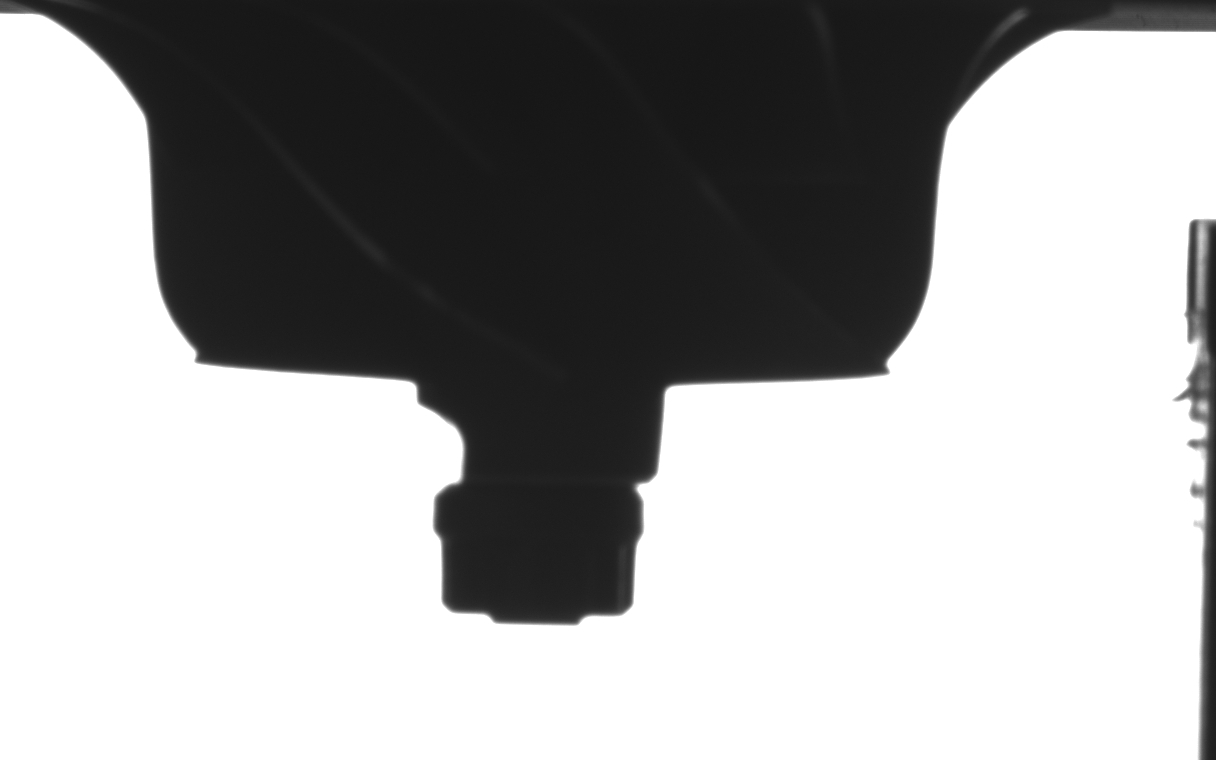
#> input picture test_data/healthy/1.jpg, 1216 x 760 px, found by its file name; its folder holds 4 pictures in this run
$ python train_model.py
#> lines starting #> are read from the running program, lines starting #| are printed output that depends on the picture; after the words box and inside, x2 and y2 are one past the last pixel; in counts of white or black regions, pixels touching at a corner belong together
import cv2
import numpy as np
import os
import joblib
from sklearn.ensemble import RandomForestClassifier
from sklearn.model_selection import train_test_split
from sklearn.metrics import classification_report

def extract_features(image_path):
#> called with image_path = 'data/healthy/1.jpg'
    img = cv2.imread(image_path, cv2.IMREAD_GRAYSCALE)
#> img is the input picture: shape (760, 1216); min 21, max 255, mean 164.9
    blurred = cv2.GaussianBlur(img, (5,5), 0)
    edges = cv2.Canny(blurred, 50, 150)
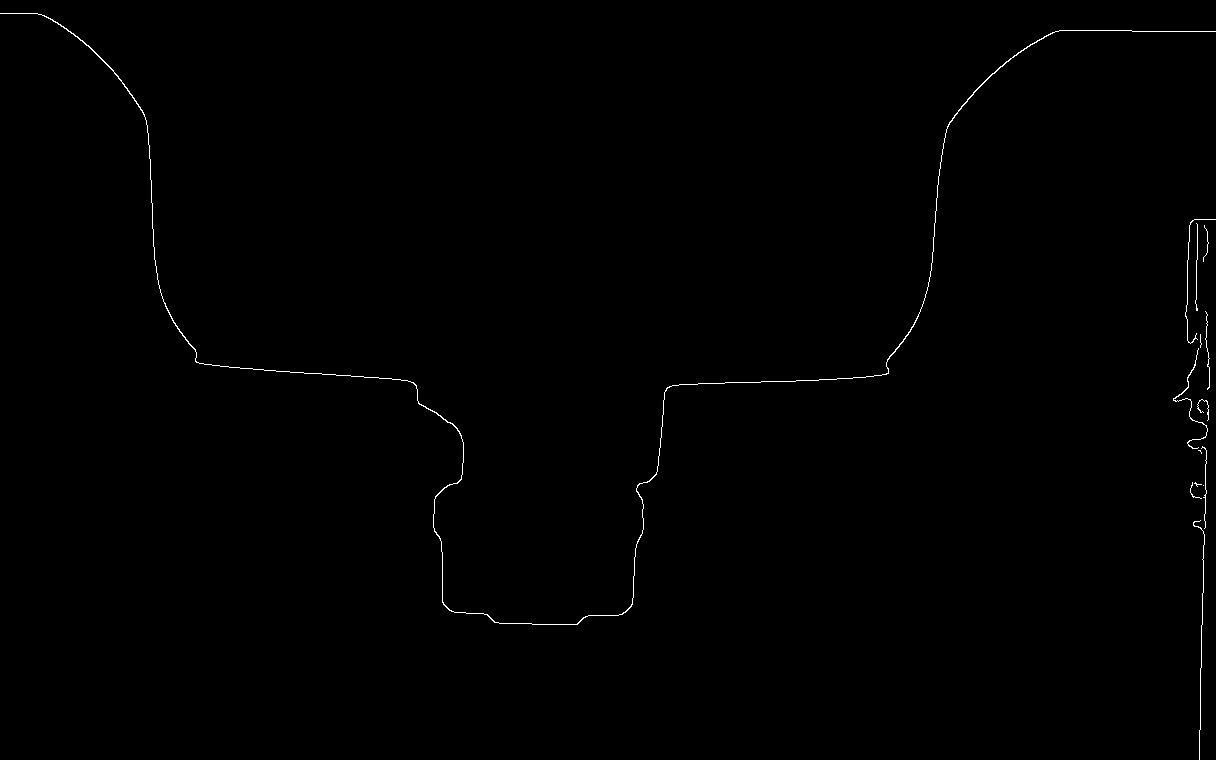
#> edges: shape (760, 1216); 0.37% white in thin lines or dots

    contours, _ = cv2.findContours(edges, cv2.RETR_EXTERNAL, cv2.CHAIN_APPROX_SIMPLE)
#> contours = 14 contours, 12 with area under 20; largest, box (x1, y1, x2, y2) and area: (0, 13, 1216, 625) 350, (1173, 348, 1208, 449) 36
    if not contours:
        return np.zeros(5)

    c = max(contours, key=cv2.contourArea)
#> c = contour of 1061 points, box (x1, y1, x2, y2) (0, 13, 1216, 625), area 350

    area = cv2.contourArea(c)
#> area = 350
    perimeter = cv2.arcLength(c, True)
#> perimeter = 4439
    hull = cv2.convexHull(c)
#> hull = contour of 17 points, box (x1, y1, x2, y2) (0, 13, 1216, 625), area 438194
    hull_area = cv2.contourArea(hull)
#> hull_area = 438194.5
    solidity = float(area) / hull_area if hull_area != 0 else 0
#> solidity = 0.000799
    approx = cv2.approxPolyDP(c, 0.01 * perimeter, True)
#> approx = contour of 18 points, box (x1, y1, x2, y2) (0, 13, 1216, 607), area 1029
    corners = len(approx)
#> corners = 18

    return [area, perimeter, solidity, corners, hull_area]


healthy_dir = 'data/healthy'
defect_dir = 'data/defect'

X, y = [], []

for filename in os.listdir(healthy_dir):
    features = extract_features(os.path.join(healthy_dir, filename))
    X.append(features)
    y.append(0)
#> pass 2 of the loop `for filename in os.listdir(healthy_dir):`:
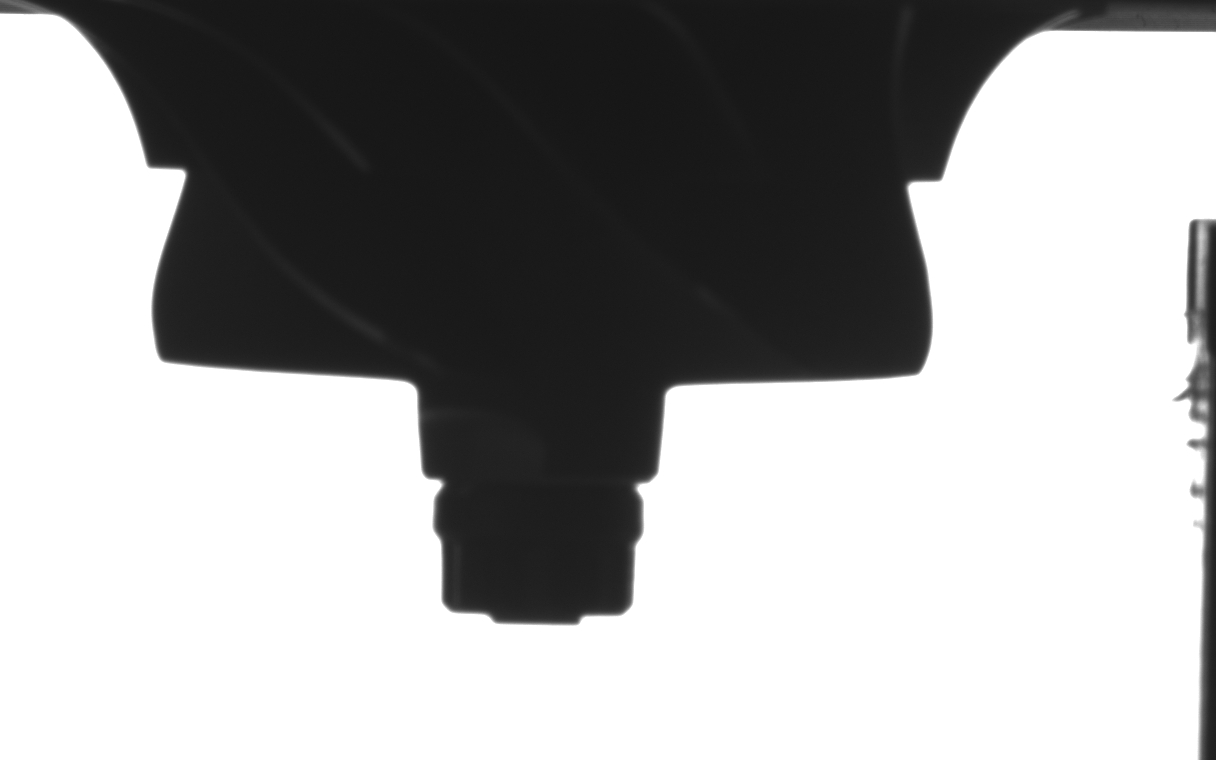
#> input picture test_data/healthy/10.jpg, 1216 x 760 px, found by its file name
#> in extract_features, img is the input picture: shape (760, 1216); min 21, max 255, mean 164
#> in extract_features (call 2), `edges = cv2.Canny(blurred, 50, 150)`:
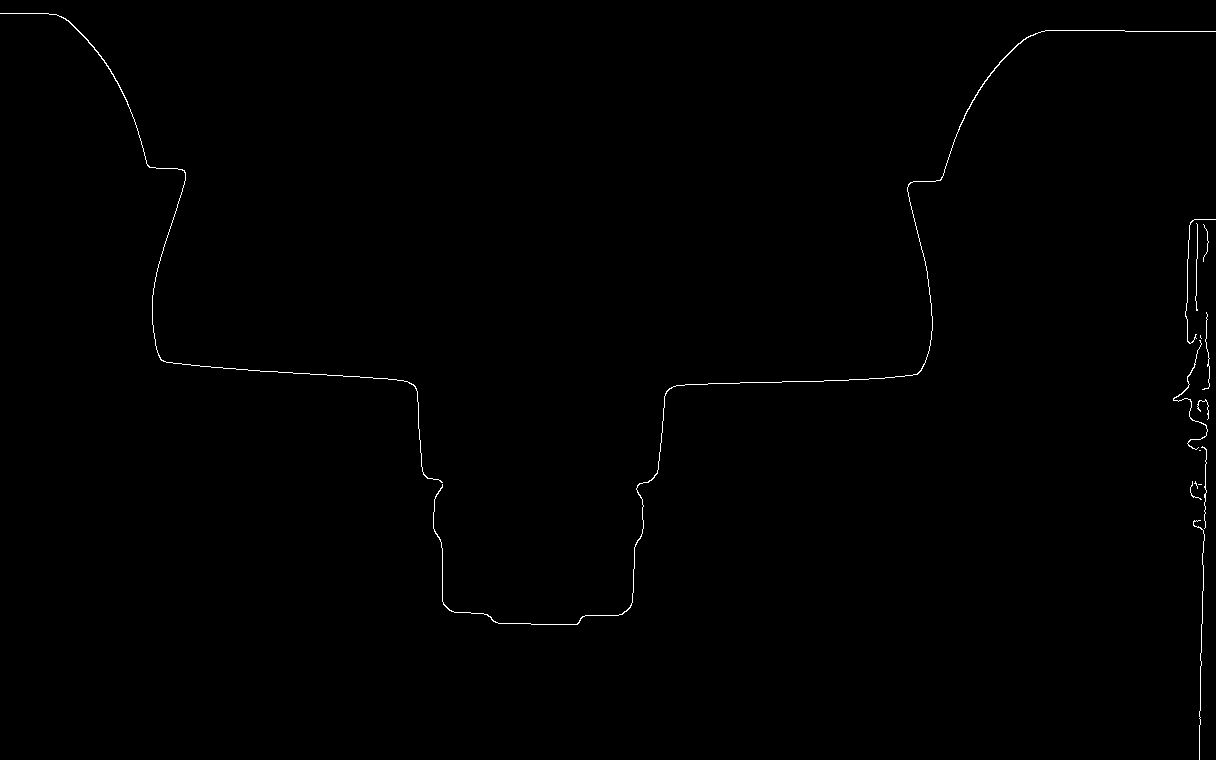
#> edges: shape (760, 1216); 0.37% white in thin lines or dots
#> contours = 15 contours, 12 with area under 20; largest, box (x1, y1, x2, y2) and area: (433, 30, 1216, 625) 152, (0, 13, 443, 483) 86, (1173, 340, 1208, 450) 38
#> c = contour of 694 points, box (x1, y1, x2, y2) (433, 30, 1216, 625), area 152
#> area = 151.5
#> perimeter = 2885.8
#> hull = contour of 27 points, box (x1, y1, x2, y2) (433, 30, 1216, 625), area 160639
#> hull_area = 160639
#> solidity = 0.000943
#> approx = contour of 14 points, box (x1, y1, x2, y2) (442, 31, 1216, 615), area 345
#> corners = 14
#> pass 3 of the loop `for filename in os.listdir(healthy_dir):`:
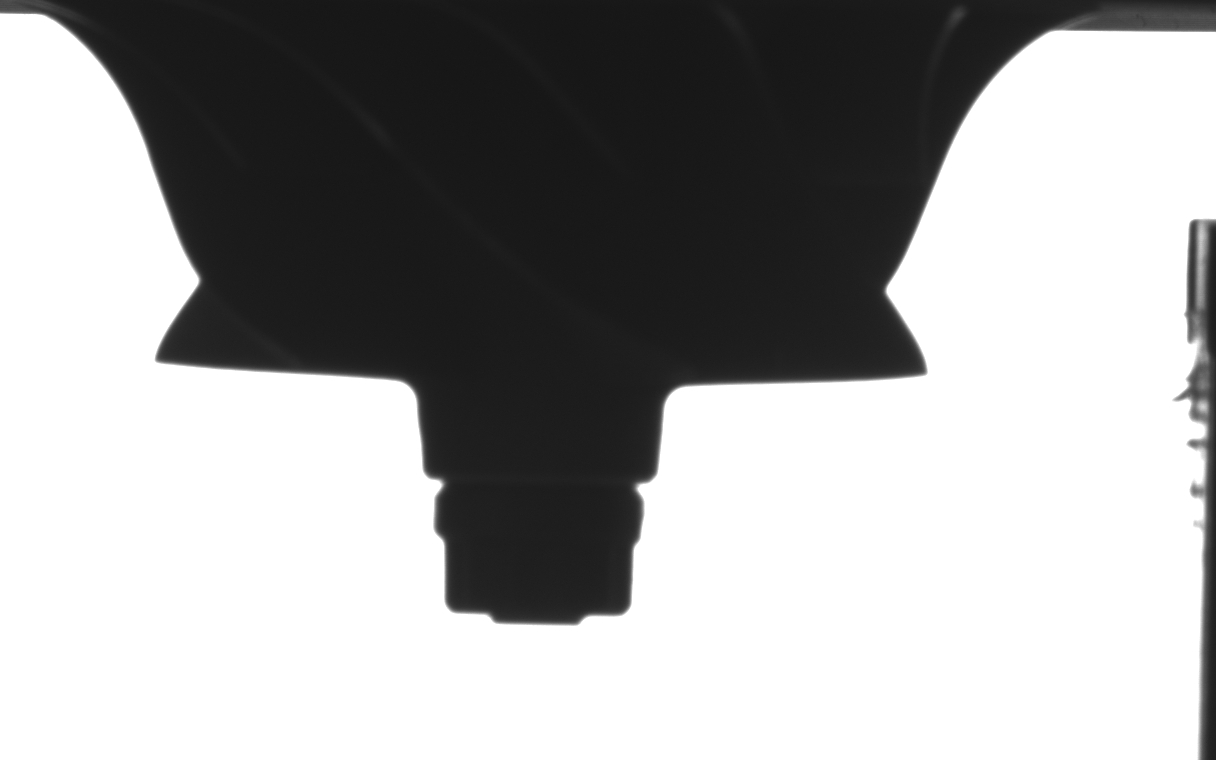
#> input picture test_data/healthy/11.jpg, 1216 x 760 px, found by its file name
#> in extract_features, img is the input picture: shape (760, 1216); min 21, max 255, mean 164.8
#> in extract_features (call 3), `edges = cv2.Canny(blurred, 50, 150)`:
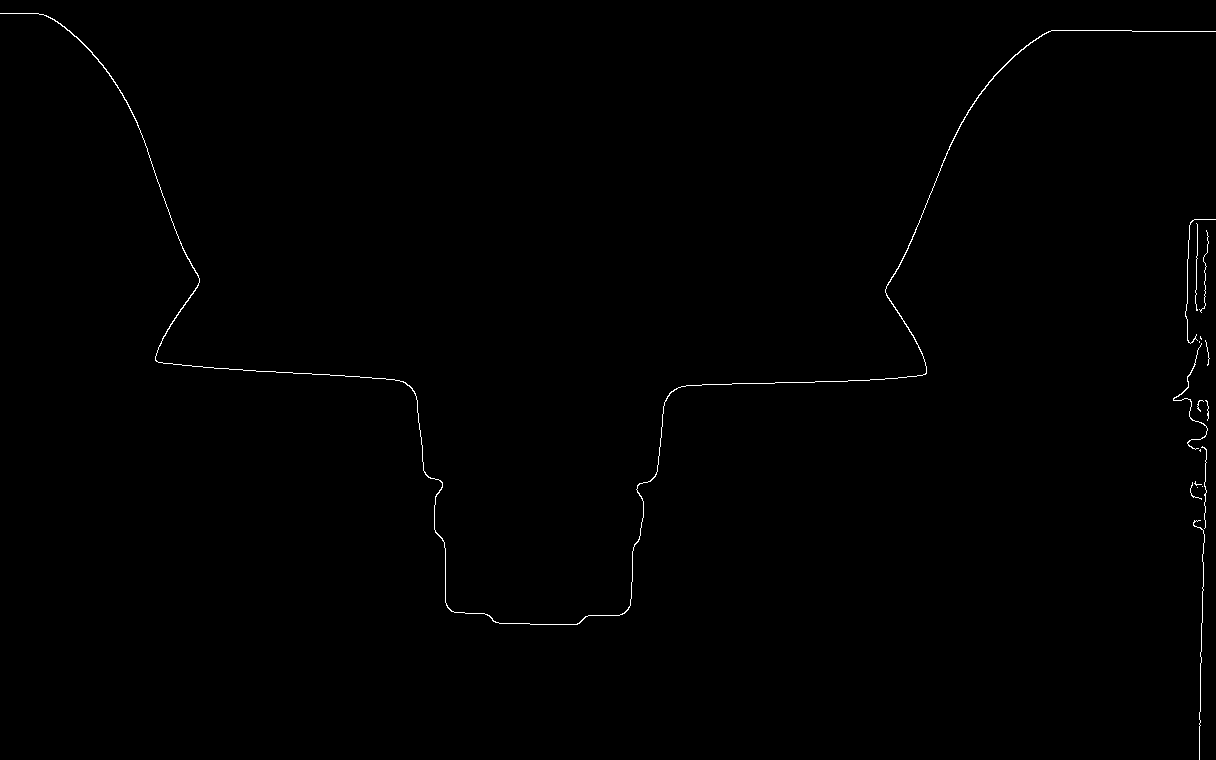
#> edges: shape (760, 1216); 0.37% white in thin lines or dots
#> contours = 17 contours, 15 with area under 20; largest, box (x1, y1, x2, y2) and area: (0, 13, 1216, 625) 386, (1173, 343, 1208, 450) 37
#> c = contour of 1470 points, box (x1, y1, x2, y2) (0, 13, 1216, 625), area 386
#> area = 386
#> perimeter = 4587.1
#> hull = contour of 15 points, box (x1, y1, x2, y2) (0, 13, 1216, 625), area 460913
#> hull_area = 460913
#> solidity = 0.000837
#> approx = contour of 22 points, box (x1, y1, x2, y2) (0, 13, 1216, 610), area 1083
#> corners = 22
#> the loop made 4 passes; the first 3 are shown

#> (the run stopped early here; a loop or call above may not have finished)
